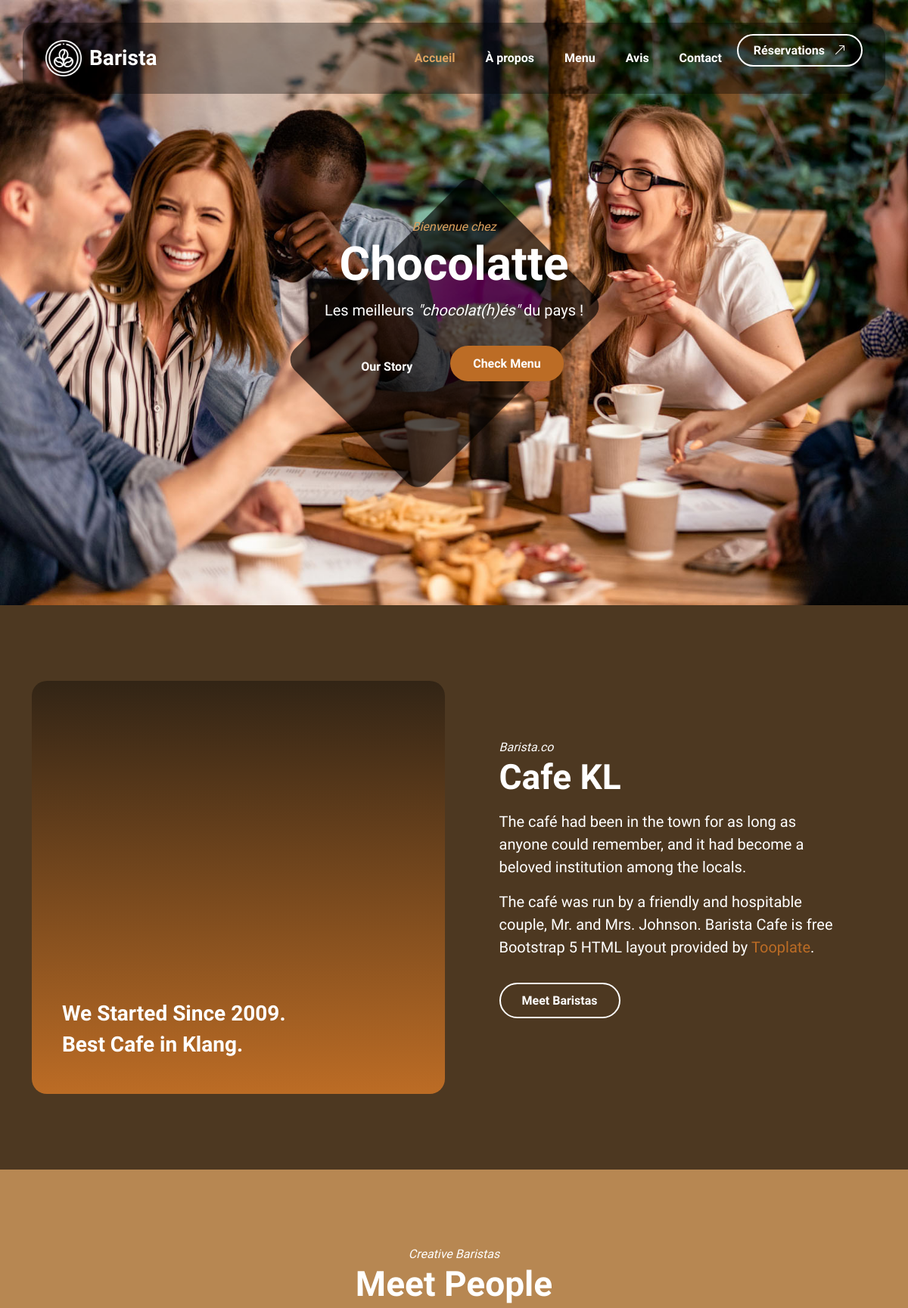
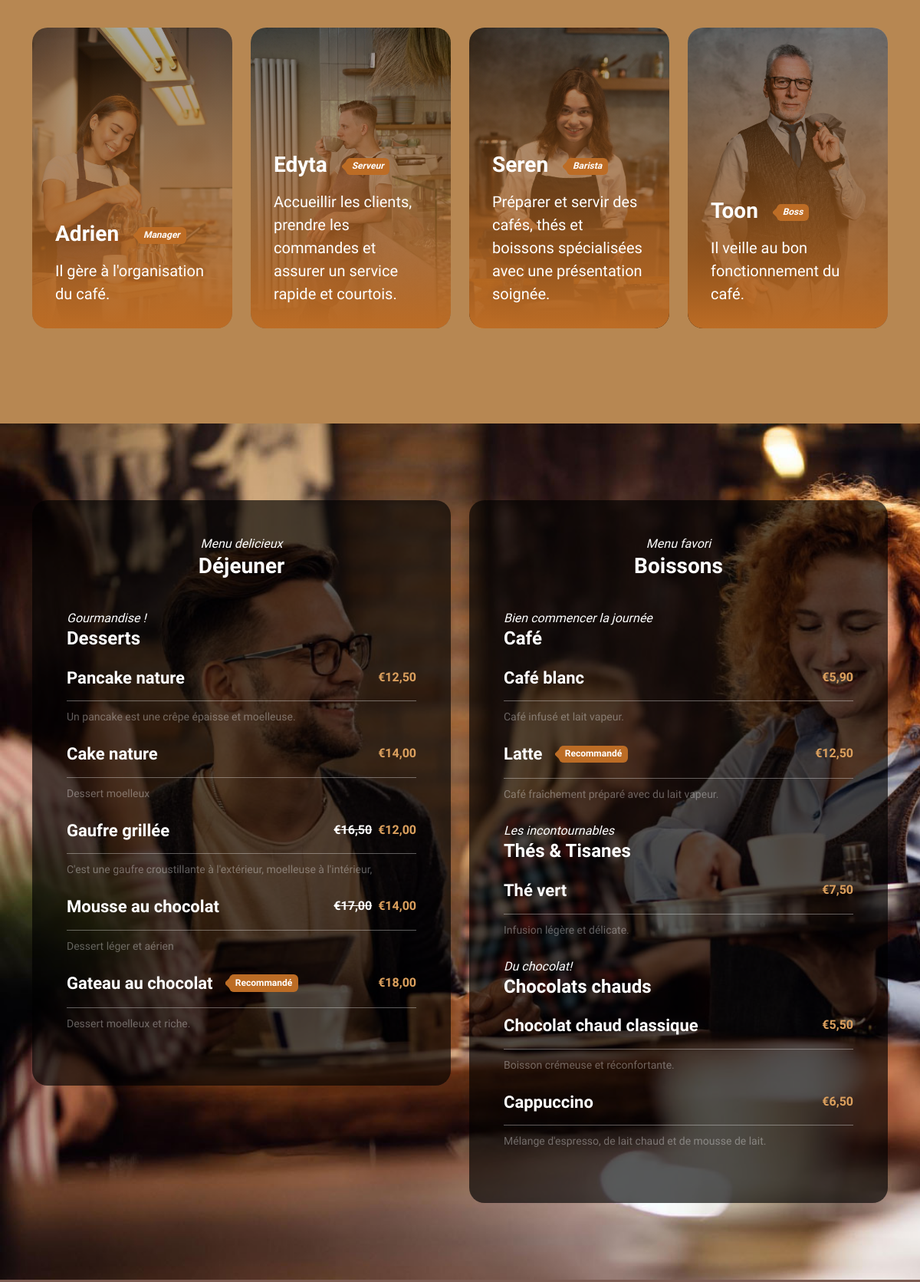
The page / (upper part) on the database its author committed (2 pictures, top to bottom).
### tables this page shows
CREATE TABLE `menu_page` (
  `id` int unsigned NOT NULL AUTO_INCREMENT,
  `menu_id` int unsigned NOT NULL,
  `page_id` int unsigned NOT NULL,
  `section_id` int unsigned DEFAULT NULL,
  `order` int unsigned NOT NULL,
  `label` varchar(255) NOT NULL,
  `title` varchar(255) DEFAULT NULL,
  `target` tinyint(1) NOT NULL,
  `created_at` timestamp NOT NULL DEFAULT CURRENT_TIMESTAMP,
  `updated_at` timestamp NOT NULL DEFAULT CURRENT_TIMESTAMP,
  PRIMARY KEY (`id`),
  KEY `menu_page_menu_id_menus_id` (`menu_id`),
  KEY `menu_page_page_id_pages_id` (`page_id`),
  KEY `menu_page_section_id_sections_id` (`section_id`),
  CONSTRAINT `menu_page_menu_id_menus_id` FOREIGN KEY (`menu_id`) REFERENCES `menus` (`id`) ON DELETE CASCADE,
  CONSTRAINT `menu_page_page_id_pages_id` FOREIGN KEY (`page_id`) REFERENCES `pages` (`id`) ON DELETE CASCADE,
  CONSTRAINT `menu_page_section_id_sections_id` FOREIGN KEY (`section_id`) REFERENCES `sections` (`id`) ON DELETE SET NULL
);

CREATE TABLE `sections` (
  `id` int unsigned NOT NULL AUTO_INCREMENT,
  `slug` varchar(255) NOT NULL,
  `page_id` int unsigned NOT NULL,
  `type` varchar(255) NOT NULL,
  `content` json DEFAULT NULL,
  `order` int unsigned NOT NULL,
  `created_at` timestamp NOT NULL DEFAULT CURRENT_TIMESTAMP,
  `updated_at` timestamp NOT NULL DEFAULT CURRENT_TIMESTAMP,
  PRIMARY KEY (`id`),
  UNIQUE KEY `slug` (`slug`),
  KEY `sections_page_id_pages_id` (`page_id`),
  CONSTRAINT `sections_page_id_pages_id` FOREIGN KEY (`page_id`) REFERENCES `pages` (`id`) ON DELETE CASCADE
);

CREATE TABLE `employees` (
  `id` int unsigned NOT NULL AUTO_INCREMENT,
  `name` varchar(255) NOT NULL,
  `job` varchar(255) DEFAULT NULL,
  `description` varchar(255) DEFAULT NULL,
  `img` varchar(255) DEFAULT NULL,
  `created_at` timestamp NOT NULL DEFAULT CURRENT_TIMESTAMP,
  `updated_at` timestamp NOT NULL DEFAULT CURRENT_TIMESTAMP,
  PRIMARY KEY (`id`)
);

CREATE TABLE `product_categories` (
  `id` int unsigned NOT NULL AUTO_INCREMENT,
  `parent_id` int unsigned DEFAULT NULL,
  `order` int unsigned NOT NULL,
  `pre` varchar(255) NOT NULL,
  `title` varchar(255) NOT NULL,
  `created_at` timestamp NOT NULL DEFAULT CURRENT_TIMESTAMP,
  `updated_at` timestamp NOT NULL DEFAULT CURRENT_TIMESTAMP,
  PRIMARY KEY (`id`),
  KEY `product_categories_parent_id_product_categories_id` (`parent_id`),
  CONSTRAINT `product_categories_parent_id_product_categories_id` FOREIGN KEY (`parent_id`) REFERENCES `product_categories` (`id`) ON DELETE SET NULL
);

CREATE TABLE `products` (
  `id` int unsigned NOT NULL AUTO_INCREMENT,
  `product_category_id` int unsigned NOT NULL,
  `name` varchar(255) NOT NULL,
  `description` varchar(255) NOT NULL,
  `tag` varchar(255) DEFAULT NULL,
  `price` int NOT NULL,
  `discount` int DEFAULT NULL,
  `created_at` timestamp NOT NULL DEFAULT CURRENT_TIMESTAMP,
  `updated_at` timestamp NOT NULL DEFAULT CURRENT_TIMESTAMP,
  `deleted_at` timestamp NULL DEFAULT NULL,
  PRIMARY KEY (`id`),
  KEY `products_product_category_id_product_categories_id` (`product_category_id`),
  CONSTRAINT `products_product_category_id_product_categories_id` FOREIGN KEY (`product_category_id`) REFERENCES `product_categories` (`id`) ON DELETE RESTRICT
);

### views/sections/menu.php (the view, shortened to what the rows shown need)
<section class="menu-section section-padding" id="section_3">
    <div class="container">
        <div class="row">
            <?php foreach($categories as $index => $category): ?>
            <div class="col-lg-6 col-12 mb-4 mb-lg-0">
                <div class="menu-block-wrap">
                    <div class="text-center mb-4 pb-lg-2">
                        <em class="text-white"><?= $category->pre; ?></em>
                        <h4 class="text-white"><?= $category->title; ?></h4>
                    </div>
                    <?php foreach($category->subcategories as $index => $subcategory): ?>
                    <div class="my-4">
                        <em class="text-white"><?= $subcategory->pre; ?></em>
                        <h5 class="text-white"><?= $subcategory->title; ?></h5>
                    </div>
                    <?php foreach($subcategory->products as $index => $product): ?>
                    <div class="menu-block my-4">
                        <div class="d-flex">
                            <h6><?= $product->name; ?>
                                <?php if($product->tag): ?>
                                    <span class="badge ms-3"><?= $product->tag; ?></span>
                                <?php endif; ?>
                            </h6>
                            <?php if($product->discount): ?>
                                <strong class="text-white ms-auto"><del>€<?= number_format($product->price / 100, 2, ',', '.'); ?></del></strong>
                                <strong class="ms-2">€<?= number_format($product->discount / 100, 2, ',', '.'); ?></strong>
                            <?php else: ?>
                                <strong class="ms-auto">€<?= number_format($product->price / 100, 2, ',', '.'); ?></strong>
                            <?php endif; ?>
                        </div>
                        <div class="border-top mt-2 pt-2">
                            <small><?= $product->description; ?></small>
                        </div>
                    </div>
                    <?php endforeach; ?>
                    <?php endforeach; ?>
                </div>
            </div>
            <?php endforeach; ?>
        </div>
    </div>
</section>

### views/home.php (shortened to what the rows shown need)
?><!doctype html>
<html lang="en">
    <head>
        <link href="css/bootstrap.min.css" rel="stylesheet">
        <link href="css/bootstrap-icons.css" rel="stylesheet">
        <link href="css/vegas.min.css" rel="stylesheet">
        <link href="css/tooplate-barista.css" rel="stylesheet">
    </head>
    <body>
            <main>
                <nav class="navbar navbar-expand-lg">
                    <div class="container">
                        <div class="collapse navbar-collapse" id="navbarNav">
                            <ul class="navbar-nav ms-lg-auto">
                                <?php foreach($page->navigation->links as $link): ?>
                                <li class="nav-item">
                                    <?php if($link->target): ?>
                                        <a class="btn custom-btn custom-border-btn" href="<?= $link->url; ?>" target="_blank"<?= ($link->title ? ' title="'.$link->title.'"' : ''); ?>>
                                            <?= $link->label; ?>
                                            <i class="bi-arrow-up-right ms-2"></i>
                                        </a>
                                    <?php else: ?>
                                        <a class="nav-link click-scroll" href="<?= $link->url; ?>"<?= ($link->title ? ' title="'.$link->title.'"' : ''); ?>><?= $link->label; ?></a>
                                    <?php endif; ?>
                                </li>
                                <?php endforeach;?>
                            </ul>
                        </div>
                    </div>
                </nav>
                <?php foreach($page->sections as $section): ?>
                    <?php include('./views/sections/'.$section->type.'.php'); ?>
                <?php endforeach; ?>
            </main>
    </body>
</html>

### views/sections/hero.php
<section class="hero-section d-flex justify-content-center align-items-center" id="section_1">
    <div class="container">
        <div class="row align-items-center">
            <div class="col-lg-6 col-12 mx-auto">
                <em class="small-text"><?= $section->content->pre; ?></em>
                <h1><?= $section->content->title; ?></h1>
                <p class="text-white mb-4 pb-lg-2"><?= $section->content->catchphrase; ?></p>
                <a class="btn custom-btn custom-border-btn smoothscroll me-3" href="#section_2">
                    Our Story
                </a>
                <a class="btn custom-btn smoothscroll me-2 mb-2" href="#section_3"><strong>Check Menu</strong></a>
            </div>
        </div>
    </div>
    <div class="hero-slides"></div>
</section>

### views/sections/about.php (shortened to what the rows shown need)
<section class="about-section section-padding" id="section_2">
    <div class="section-overlay"></div>
    <div class="container">
        <div class="row align-items-center">
            <div class="col-lg-6 col-12">
                <div class="ratio ratio-1x1">
                    <video autoplay="" loop="" muted="" class="custom-video" poster="">
                        <source src="videos/pexels-mike-jones-9046237.mp4" type="video/mp4">
                    </video>
                    <div class="about-video-info d-flex flex-column">
                        <h4 class="mt-auto">We Started Since 2009.</h4>
                        <h4>Best Cafe in Klang.</h4>
                    </div>
                </div>
            </div>
            <div class="col-lg-5 col-12 mt-4 mt-lg-0 mx-auto">
                <em class="text-white">Barista.co</em>
                <h2 class="text-white mb-3">Cafe KL</h2>
                <p class="text-white">The café had been in the town for as long as anyone could remember, and it had become a beloved institution among the locals.</p>
                <p class="text-white">The café was run by a friendly and hospitable couple, Mr. and Mrs. Johnson. Barista Cafe is free Bootstrap 5 HTML layout provided by <a rel="nofollow" href="https://www.tooplate.com" target="_blank">Tooplate</a>.</p>
                <a href="#barista-team" class="smoothscroll btn custom-btn custom-border-btn mt-3 mb-4">Meet Baristas</a>
            </div>
        </div>
    </div>
</section>

### views/sections/employees.php
<section class="barista-section section-padding section-bg" id="barista-team">
    <div class="container">
        <div class="row justify-content-center">
            <div class="col-lg-12 col-12 text-center mb-4 pb-lg-2">
                <em class="text-white">Creative Baristas</em>
                <h2 class="text-white">Meet People</h2>
            </div>
            <?php foreach($employees as $index => $employee): ?>
            <div class="col-lg-3 col-md-6 col-12 mb-4">
                <div class="team-block-wrap">
                    <div class="team-block-info d-flex flex-column">
                        <div class="d-flex mt-auto mb-3">
                            <h4 class="text-white mb-0"><?= $employee->name; ?></h4>
                            <p class="badge ms-4"><em><?= $employee->job; ?></em></p>
                        </div>
                        <p class="text-white mb-0"><?= $employee->description; ?></p>
                    </div>
                    <div class="team-block-image-wrap">
                        <img src="<?= $employee->img; ?>" class="team-block-image img-fluid" alt="Image de <?= $employee->name; ?>">
                    </div>
                </div>
            </div>
            <?php endforeach; ?>
        </div>
    </div>
</section>

### rows shown on the page
menu_page: label "Accueil"
menu_page: label "À propos"
menu_page: label "Menu"
menu_page: label "Avis"
menu_page: label "Contact"
menu_page: label "Réservations"
sections: pre "Bienvenue chez", title "Chocolatte", catchphrase "Les meilleurs \"chocolat(h)és\" du pays !"
employees: name "Adrien", job "Manager", description "Il gère à l'organisation du café.", img (picture)
employees: name "Edyta", job "Serveur", description "Accueillir les clients, prendre les commandes et assurer un service rapide et courtois.", img (picture)
employees: name "Seren", job "Barista", description "Préparer et servir des cafés, thés et boissons spécialisées avec une présentation soignée.", img (picture)
employees: name "Toon", job "Boss", description "Il veille au bon fonctionnement du café.", img (picture)
product_categories: pre "Menu delicieux", title "Déjeuner"
product_categories: pre "Gourmandise !", title "Desserts"
products: name "Pancake nature", $product->price/100 "12,50", description "Un pancake est une crêpe épaisse et moelleuse."
products: name "Cake nature", $product->price/100 "14,00", description "Dessert moelleux"
products: name "Gaufre grillée", $product->price/100 "16,50", $product->discount/100 "12,00", description "C'est une gaufre croustillante à l'extérieur, moelleuse à l'intérieur,"
products: name "Mousse au chocolat", $product->price/100 "17,00", $product->discount/100 "14,00", description "Dessert léger et aérien"
products: name "Gateau au chocolat", tag "Recommandé", $product->price/100 "18,00", description "Dessert moelleux et riche."
product_categories: pre "Menu favori", title "Boissons"
product_categories: pre "Bien commencer la journée", title "Café"
products: name "Café blanc", $product->price/100 "5,90", description "Café infusé et lait vapeur."
products: name "Latte", tag "Recommandé", $product->price/100 "12,50", description "Café fraîchement préparé avec du lait vapeur."
product_categories: pre "Les incontournables", title "Thés & Tisanes"
products: name "Thé vert", $product->price/100 "7,50", description "Infusion légère et délicate."
product_categories: pre "Du chocolat!", title "Chocolats chauds"
products: name "Chocolat chaud classique", $product->price/100 "5,50", description "Boisson crémeuse et réconfortante."
products: name "Cappuccino", $product->price/100 "6,50", description "Mélange d'espresso, de lait chaud et de mousse de lait."
